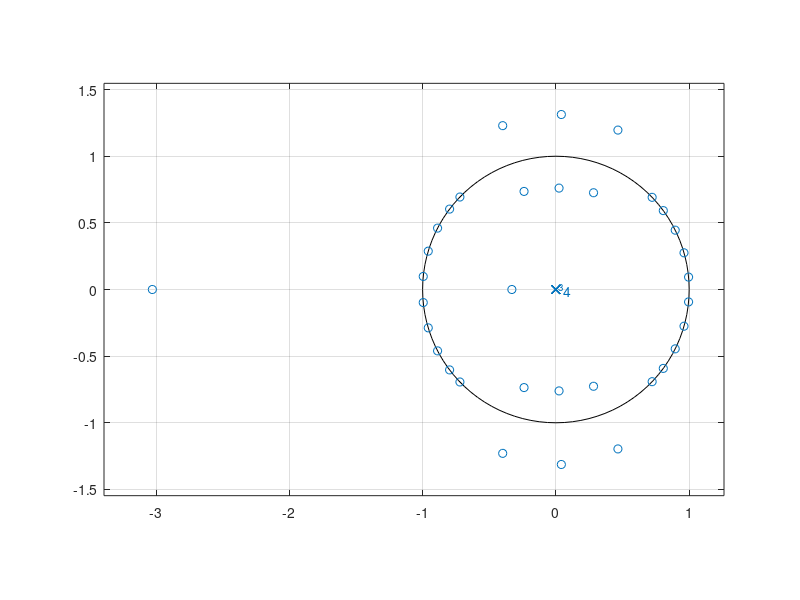

Write MATLAB code to recreate this figure.
% Plab1_2.m Linear-Phase FIR filter design
%
% Plab1_2_ECE417.m Linear-Phase FIR filter design
%
clf;
NID = 792;
fp=0.31+0.14*NID/1000;
fs=1-fp;
Nord=10;% choose even order
n = firpmord([0.25 0.35 0.65 0.75], [0 1 0], [0.025 0.1 0.05], pi);
% n = 100;
% Design the filter
h = firpm(n, [0 0.25 0.35 0.65 0.75 1], [0 0 1 1 0 0], [0.025 0.1 0.05]);
[H, w] = freqz(h,1,100);
Hmax=max(abs(H));
plot(w, abs(H));%Plot the magnitude response of filter
xlabel('frequency');ylabel('DFT magnitude');
title('Magnitude of H versus frequency');
axis([0 pi 0 1.2*Hmax]);
grid;
disp('PRESS RETURN for pole-zero plot of H');
pause
roots(h)
zplane(h);